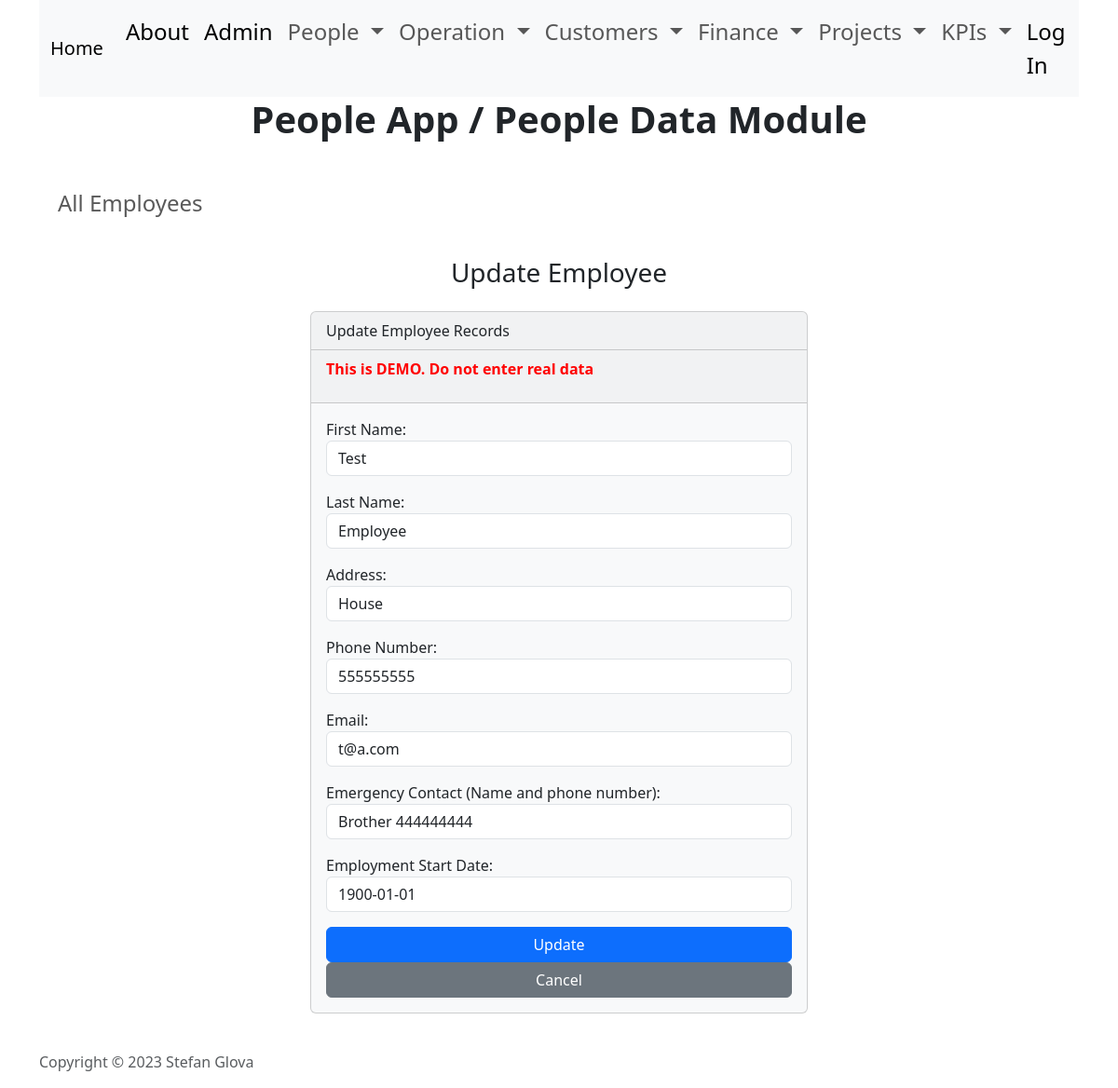
The app's page /applications/people/edit/3, older data.
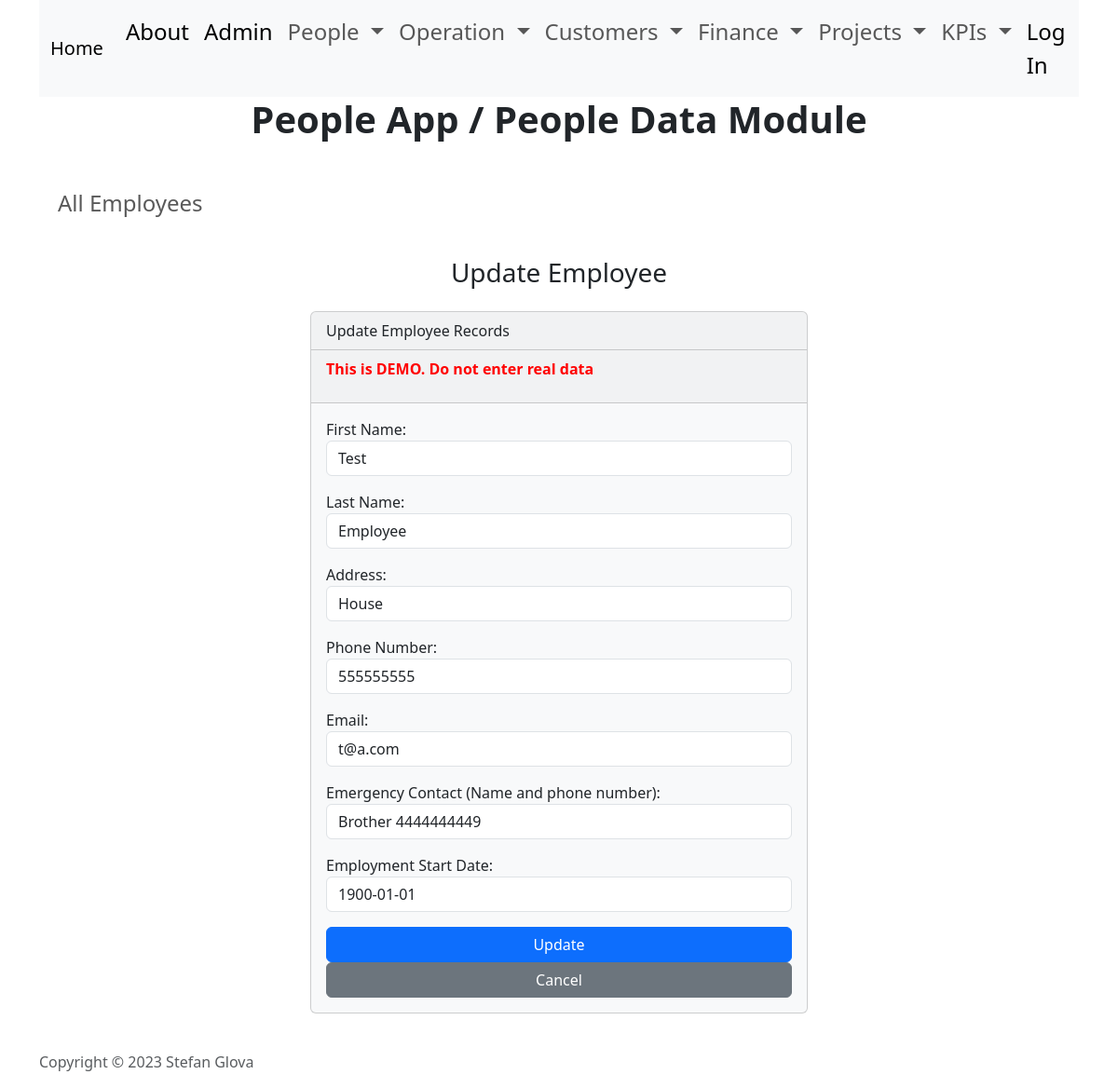
The same page, newer data.
### applications/people/people_data/models.py (models this page shows, shortened)
class Employee(models.Model):
    id = models.AutoField(primary_key=True)
    first_name = models.CharField(max_length=50)
    last_name = models.CharField(max_length=50)
    address = models.CharField(max_length=250)
    phone = models.CharField(max_length=20, unique=True)
    email = models.EmailField(max_length=100, unique=True)
    emergency_contact = models.CharField(max_length=250)
    employment_start_date = models.DateField()
    employment_end_date = models.DateField(null=True)

### applications/people/people_data/views.py (the view)
# urls.py: path('edit/<int:id>', views.edit, name='edit'),
def edit(request, id):
    employee = Employee.objects.get(pk=id)
    if request.method == 'POST':
        form = EmployeeForm(request.POST, instance=employee)
        if form.is_valid():
            form.save()
            return render(request, 'people_data/edit.html', {
                'form': form,
                'success': True,
                'employee': employee
            })
    else:
        form = EmployeeForm(instance=employee)
    return render(request, 'people_data/edit.html', {
        'form': form,
        'employee': employee
    })

### applications/people/people_data/templates/people_data/edit.html (shortened to what this page needs)
{% extends "people_data/base.html" %} {% load static %} {% block body %}
<h3 class="text-center m-4">Update Employee</h3>
{% if success %}
    <div class="alert alert-success"  role="alert">
        The employee updated successfully.
        <a href="{% url 'people_data_home' %}" class="alert-link">Go to Home Page.</a>
    </div>
{% else %}
    <div class="row justify-content-center">
        <div class="col-6">
            <div class="card bg-light mb-3">
                <div class="card-header">
                    Update Employee Records
                </div>
                <div class="card-header">
                    <p class="warning">This is DEMO. Do not enter real data</p>
                </div>
                <div class="card-body">
                    <form action="{% url 'edit' employee.id %}" method="POST">
                        {{ form.as_p }}
                        <button type="submit" class="btn btn-primary">Update</button>
                        <a href="{% url 'people_data_home' %}" class="btn btn-secondary">Cancel</a>
                    </form>
                </div>
            </div>
        </div>
    </div>
{% endif %}
{% endblock body %}

Row changes from the older to the newer data that the page shows:
changed Employee "Test": emergency_contact "Brother 444444444" → "Brother 4444444449"
